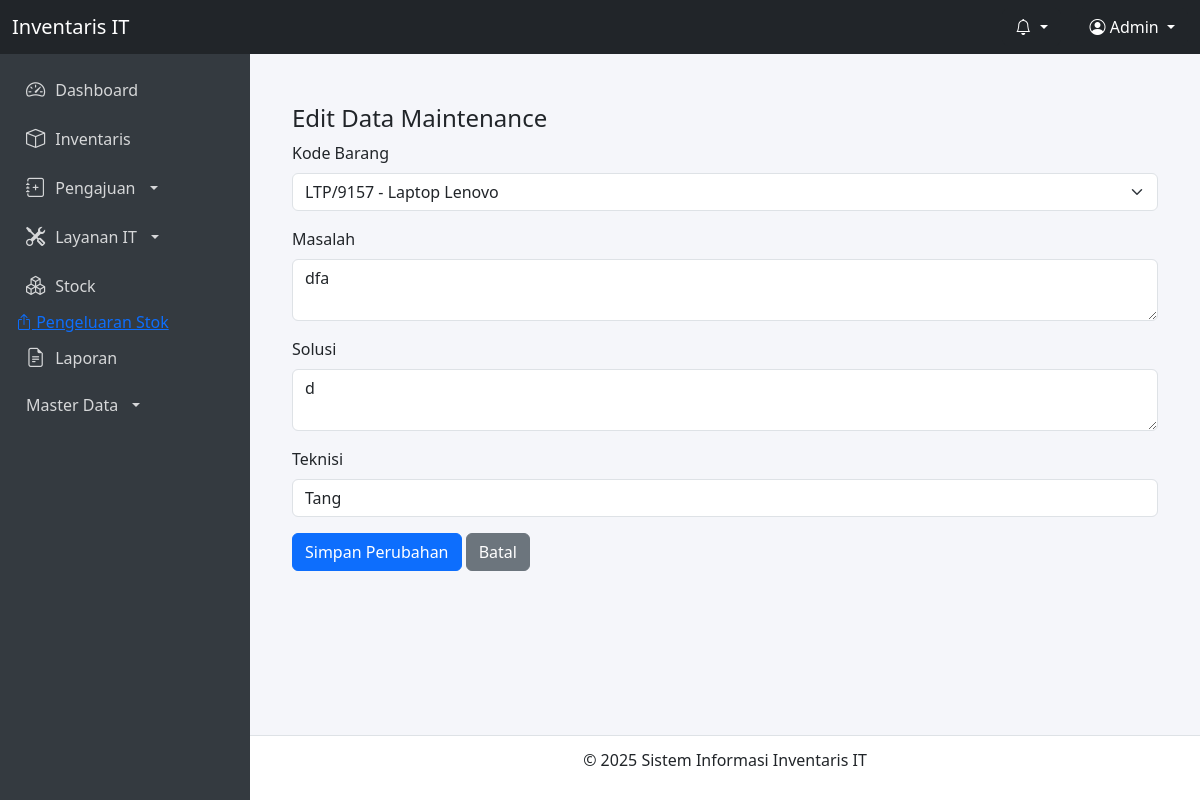
Page /layanan_it/maintenance_edit.php?id=16 (signed in) on the committed database.
### tables this page shows
CREATE TABLE `maintenance` (
  `id` int(11) NOT NULL,
  `id_pengaduan` int(11) DEFAULT NULL,
  `kode_barang` varchar(50) DEFAULT NULL,
  `tanggal_maintenance` date DEFAULT curdate(),
  `masalah` text DEFAULT NULL,
  `solusi` text DEFAULT NULL,
  `teknisi` varchar(100) DEFAULT NULL
);

### layanan_it/maintenance_edit.php (the view, shortened to what this page needs)
<?php
include '../config/koneksi.php';
$id = $_GET['id'] ?? null;
$stmt = $conn->prepare("SELECT * FROM maintenance WHERE id = ?");
$stmt->bind_param("i", $id);
$stmt->execute();
$result = $stmt->get_result();
$data = $result->fetch_assoc();
?>
<?php include('../layouts/header.php'); ?>
<?php include('../layouts/sidebar.php'); ?>
<div class="content">
  <div class="container mt-4">
    <h4>Edit Data Maintenance</h4>
    <form method="POST">
      <div class="mb-3">
        <label for="kode_barang" class="form-label">Kode Barang</label>
        <select name="kode_barang" class="form-select" required>
          <?php
          $barangResult = mysqli_query($conn, "SELECT kode_barang, nama_barang FROM inventaris");
          while ($barang = mysqli_fetch_assoc($barangResult)) {
              $selected = $barang['kode_barang'] === $data['kode_barang'] ? 'selected' : '';
              echo "<option value=\"{$barang['kode_barang']}\" $selected>{$barang['kode_barang']} - {$barang['nama_barang']}</option>";
          }
          ?>
        </select>
      </div>
      <div class="mb-3">
        <label for="masalah" class="form-label">Masalah</label>
        <textarea name="masalah" class="form-control" required><?= htmlspecialchars($data['masalah']) ?></textarea>
      </div>
      <div class="mb-3">
        <label for="solusi" class="form-label">Solusi</label>
        <textarea name="solusi" class="form-control" required><?= htmlspecialchars($data['solusi']) ?></textarea>
      </div>
      <div class="mb-3">
        <label for="teknisi" class="form-label">Teknisi</label>
        <input type="text" name="teknisi" class="form-control" value="<?= htmlspecialchars($data['teknisi']) ?>" required>
      </div>
      <button type="submit" class="btn btn-primary">Simpan Perubahan</button>
      <a href="maintenance_list.php" class="btn btn-secondary">Batal</a>
    </form>
  </div>
</div>
<?php include('../layouts/footer.php'); ?>

### layouts/header.php (style rules this page uses)
body { margin: 0; font-family: 'Segoe UI', Tahoma, Geneva, Verdana, sans-serif; background-color: #f5f6fa; }
.content { margin-left: 250px; padding: 80px 30px 60px 30px; min-height: calc(100vh - 56px - 50px); }

### rows in the picture
maintenance: masalah "dfa", solusi "d", teknisi "Tang"

### other values in the picture
form field kode_barang "LTP/9157 - Laptop Lenovo"
